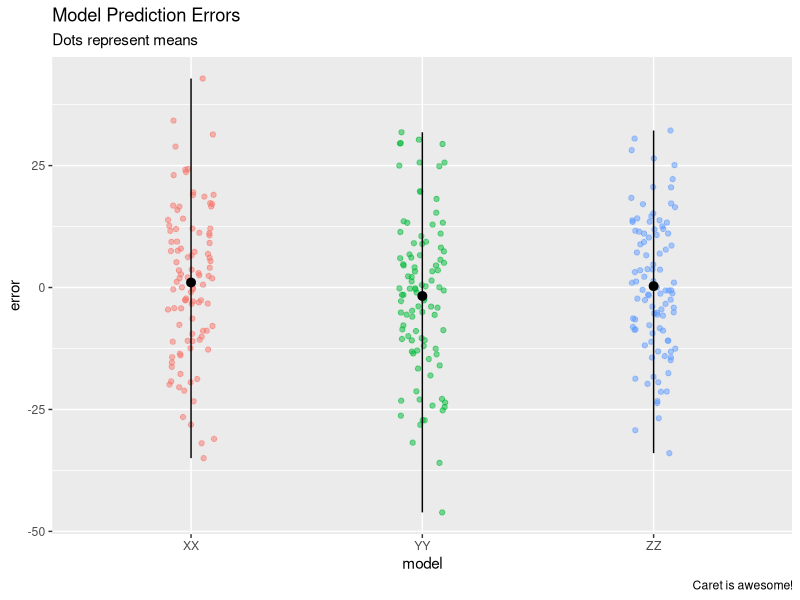
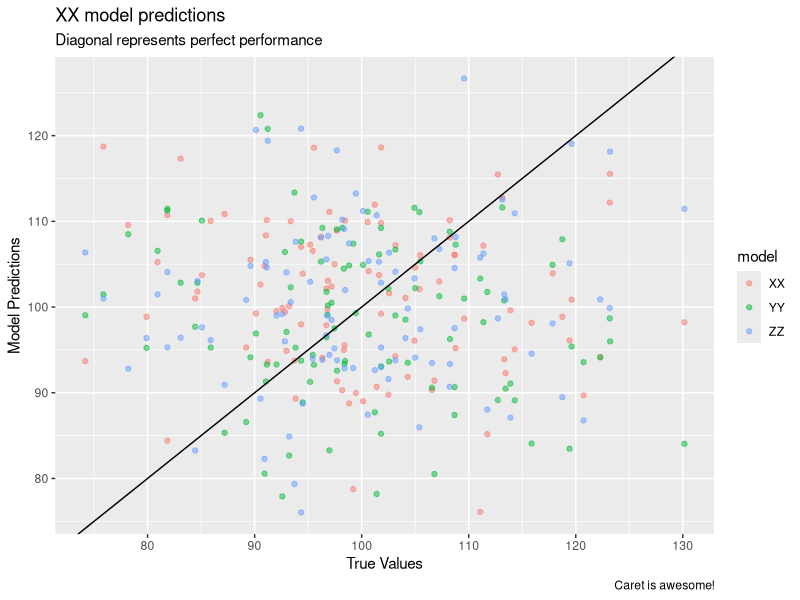

The R script that drew these images, in order:
## ---- chunk 1
knitr::include_graphics("https://3qeqpr26caki16dnhd19sv6by6v-wpengine.netdna-ssl.com/wp-content/uploads/2014/09/Caret-package-in-R.png")
## ---- chunk 2
knitr::opts_chunk$set(comment=NA, fig.width=6, fig.height=6, echo = FALSE, eval = FALSE, fig.align = 'center')
library(tidyverse)
## ---- chunk 3
# Done!
## ---- chunk 4
# Some fake prediction data
#  include your real model prediction data here

XX_pred <- rnorm(100, mean = 100, sd = 10)
YY_pred <- rnorm(100, mean = 100, sd = 10)
ZZ_pred <- rnorm(100, mean = 100, sd = 10)

# Some fake true test values
#   Get these from your XX_test objects

truth <- rnorm(100, mean = 100, sd = 10)

# Put results together in a tibble

N <- length(truth)

model_results <- tibble(model = rep(c("XX", "YY", "ZZ"), each = N),
                        pred = c(XX_pred, YY_pred, ZZ_pred),
                        truth = rep(truth, times = 3))

# Add error and absolute error

model_results <- model_results %>%
  mutate(error = pred - truth,
         abserr = abs(error))

# Plot Distribution of errors for each model

ggplot(model_results, 
       aes(x = model, y = error, col = model)) +
  geom_jitter(width = .1, alpha = .5) +
  stat_summary(fun.y = mean, 
               fun.ymin = min, 
               fun.ymax = max, 
               colour = "black") + 
  labs(title = "Model Prediction Errors",
       subtitle = "Dots represent means",
       caption = "Caret is awesome!") +
  theme(legend.position = "none")


# Plot relationship between truth and predictions

ggplot(model_results, 
       aes(x = truth, y = pred, col = model)) +
  geom_point(alpha = .5) +
  geom_abline(slope = 1, intercept = 0) +
  labs(title = "XX model predictions",
       subtitle = "Diagonal represents perfect performance",
       caption = "Caret is awesome!",
       x = "True Values",
       y = "Model Predictions")
  
